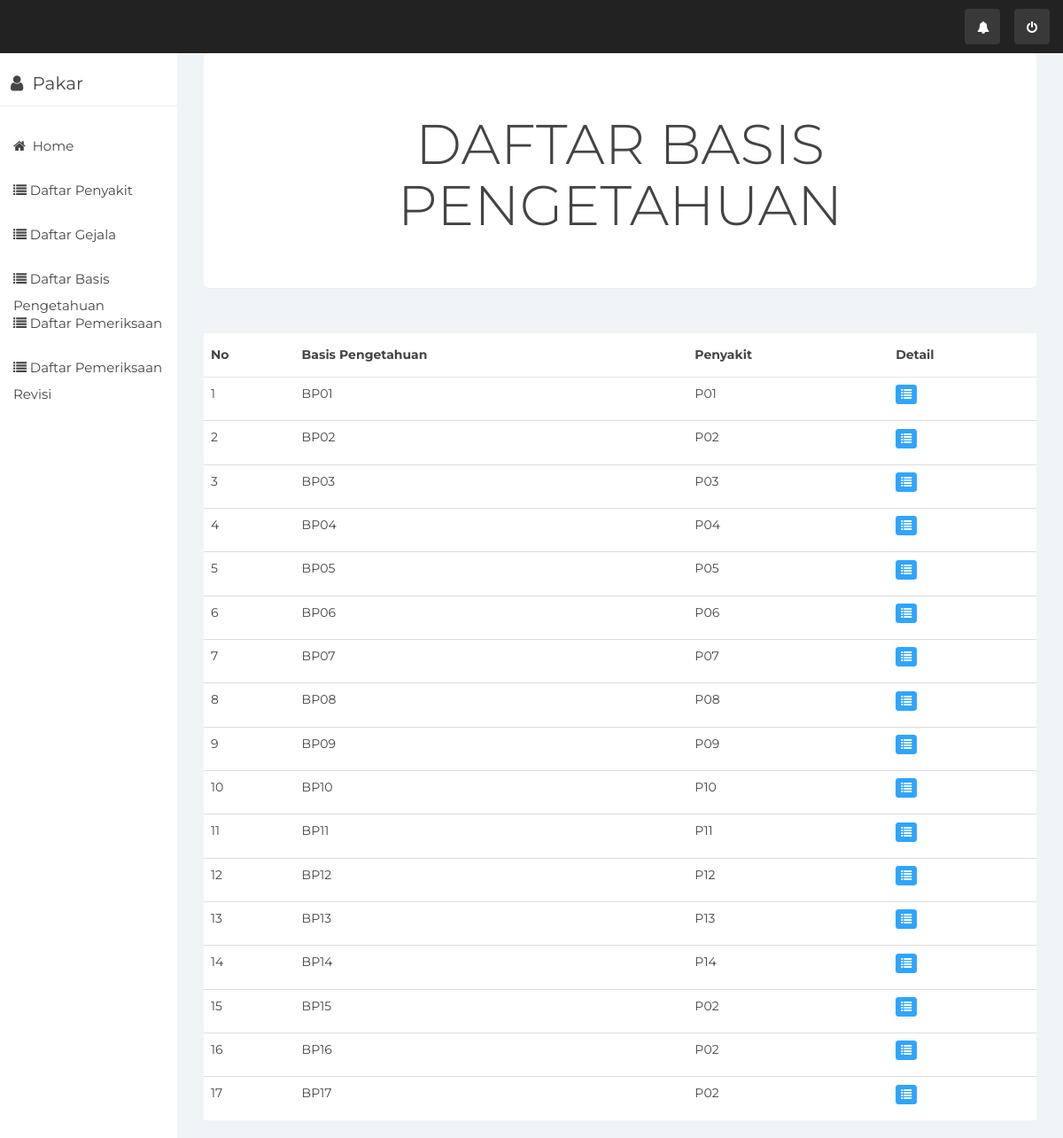
Before: /index.php/pakar/DataBasis with the older database file.
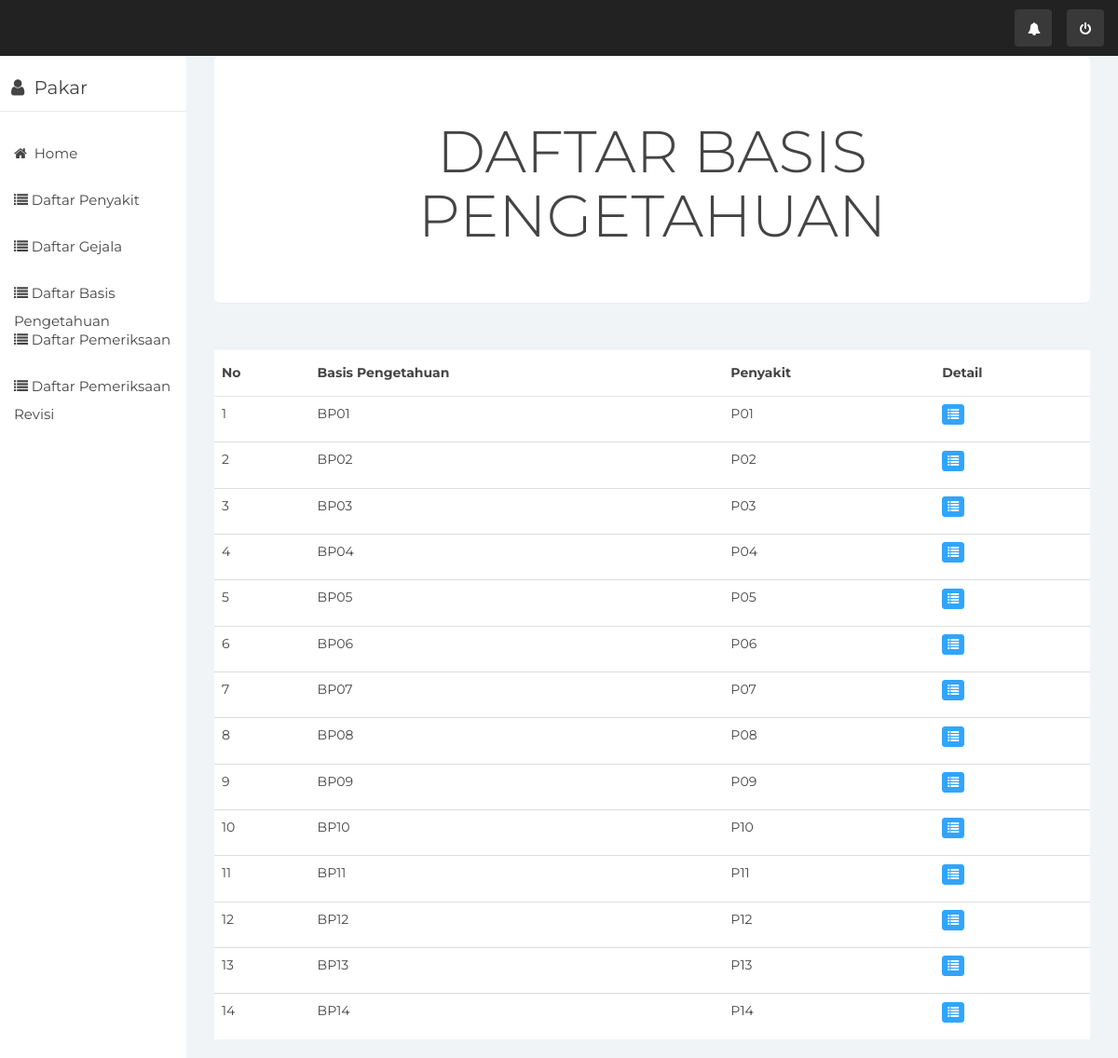
After: the same page with the newer database file.
### tables this page shows
CREATE TABLE `tb_basis_pengetahuan` (
  `id_basis_pengetahuan` varchar(10) NOT NULL,
  `id_penyakit` varchar(10) NOT NULL
);

### application/controllers/Pakar.php (called while the page is built, shortened)
<?php
class Pakar extends CI_Controller {
	public function __construct(){
		$this->load->model('M_pakar');
		$this->load->helper('url','form');
		$this->load->library('form_validation');
	}
	public function DataBasis()
	{
		$data['basis'] = $this->M_pakar->getDataBasis();
		$this->load->view('basisPakar',$data);
	}
}
?>

### index.php (called while the page is built, shortened)
<?php
require_once BASEPATH.'core/CodeIgniter.php';

### application/models/M_pakar.php (called while the page is built, shortened)
<?php
class M_Pakar extends CI_Model {
	function getDataBasis()
	{
		$query = $this->db->query("SELECT tb_penyakit.id_penyakit, tb_penyakit.nama_penyakit, tb_basis_pengetahuan.* FROM tb_basis_pengetahuan JOIN tb_penyakit ON tb_basis_pengetahuan.id_penyakit = tb_penyakit.id_penyakit ORDER BY id_basis_pengetahuan ASC");
		return $query->result();
	}
}

### application/views/basisPakar.php (the view, shortened to what this page needs)
<div class="col-sm-9 col-sm-offset-3 col-lg-10 col-lg-offset-2 main">
	    <div class="main-panel">
        <div class="content">
            <div class="container-fluid">
                <div class="row">
                    <div class="col-md-12">
                          <div class="jumbotron text-center">
                                 <h1>DAFTAR BASIS PENGETAHUAN</h1>
                          </div>
                        <div class="card">
                            <div class="content table-responsive table-full-width">
                                <table class="table table-hover table-striped">
                                    <table class="table table-hover" id="example">
                                        <thead>
                                            <th>No</th>
                                            <th>Basis Pengetahuan</th>
                                            <th>Penyakit</th>
                                            <th>Detail</th>
                                        </thead>
                                        <tbody>
                                            <?php
                                             $no=1;
                                             foreach ($basis as $key) { ?>
                                            <tr>
                                                <td><?php echo $no ?>  </td>
                                                <td><?php echo $key->id_basis_pengetahuan;?></td>
                                                <td><?php echo $key->id_penyakit;?></td>
                                               <td><a href="<?=site_url()?>/Pakar/detailBasis/<?php echo $key->id_basis_pengetahuan ?>"> <p data-placement="top" data-toogle="tooltip" title="Detail"><button class="btn btn-primary btn-xs" data-title="Detail" data-toggle="modal" data-target="#detail"><span class="glyphicon glyphicon-list"></span></button></p></td>
                                            </tr>
                                            <?php
                                             $no++;
                                             }?>
                                        </tbody>
                                    </table>
                                </table>
                            </div>
                        </div>
                    </div>
                </div>
            </div>
        </div>

Changed rows visible on the page:
removed tb_basis_pengetahuan: id_basis_pengetahuan "BP15", id_penyakit "P02"
removed tb_basis_pengetahuan: id_basis_pengetahuan "BP16", id_penyakit "P02"
removed tb_basis_pengetahuan: id_basis_pengetahuan "BP17", id_penyakit "P02"
